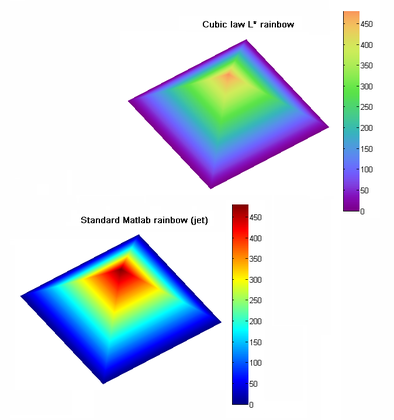
%> input picture MiscTools/pmkmp/examples1.png, 394 x 420 px, shrunk from 674 x 719 before the run
$ octave --eval "result = eigenSegmentation(imread('pmkmp/examples1.png'));"   (GNU Octave 9; MATLAB toolbox functions it lacks are replaced by stand-ins)
%> lines starting %> are read from the running program, lines starting %| are printed output that depends on the picture
### MiscTools/hessianMatrix.m
function [H,D]=hessianMatrix(A,h)
% function computes the hessian matrix of A at all points answer is output
% as a cell array. Also computes the divergence,D. input matrix A can be
% either 2 or 3D, h is the smoothing distance over which to take descrete
% differences. The outputs are in the form of cell arrays.

if nargin==1
    h=1;
end
if ndims(A)==3
[Ay,Ax,Az]=gradient(A,h);
[Axy,Axx,Axz]=gradient(Ax,h);
[Ayy,Ayx,Ayz]=gradient(Ay,h);
[Azy,Azx,Azz]=gradient(Az,h);

H{1,1}=Axx; H{1,2}=Ayx; H{1,3}=Azx;
H{2,1}=Axy; H{2,2}=Ayy; H{2,3}=Azy;
H{3,1}=Axz; H{3,2}=Ayz; H{3,3}=Azz;

D{1,1}=Ax; D{1,2}=Ay; D{1,3}=Az;

elseif ndims(A)==2
[Ay,Ax]=gradient(A,h);
[Axy,Axx]=gradient(Ax,h);
[Ayy,Ayx]=gradient(Ay,h);


H{1,1}=Axx; H{1,2}=Ayx;
H{2,1}=Axy; H{2,2}=Ayy;

D{1,1}=Ax; D{1,2}=Ay;
end

### MiscTools/hessianEig.m
function [ Heig ,HeigVec ] = hessianEig( H ,Hmask)

%UNTITLED Summary of this function goes here
%   Calculates eigenvalues of the hessian matrix H

if nargin==1
    Hmask=true(size(H{1,1}));
else
    Hmask=Hmask>0;
end
Hsize=size(H{1,1});
Hind=find(Hmask);
if numel(Hsize)==3
  %  [Hmaskx,Hmasky,Hmaskz]=ind2sub(Hsize,Hind);

    Hlin=cellfun(@(x) reshape(x,1,1,[]),H,'UniformOutput',false);
    Hlin=cell2mat(Hlin);
    Heig=zeros(Hsize(1),Hsize(2),Hsize(3),3);
        [V,D]=eig3D(Hlin(:,:,Hind));


%            Heig(:,:,:,1)=reshape(D(1,1,:),Hsize);
%            Heig(:,:,:,2)=reshape(D(1,2,:),Hsize);
%            Heig(:,:,:,3)=reshape(D(1,3,:),Hsize);
for i=1:3
    htemp=zeros(Hsize);
    htemp(Hmask)=D(1,i,:);
    Heig(:,:,:,i)=htemp;
    if nargout==2
    for j=1:3

           HeigVec{i,j}=reshape(V(i,j,:),Hsize);
    end
    end

end


elseif numel(Hsize)==2
        [Hmaskx,Hmasky]=ind2sub(Hsize,Hind);

    Hlin=cellfun(@(x) reshape(x,1,1,[]),H,'UniformOutput',false);
    Hlin=cell2mat(Hlin);
    Heig=zeros(Hsize(1),Hsize(2),2);


            [V,D]=eig2D(Hlin(:,:,Hind));


for i=1:2
    htemp=zeros(Hsize);
    htemp(Hmask)=D(1,i,:);
    Heig(:,:,i)=htemp;
    if nargout==2
    for j=1:2
           htemp2=zeros(Hsize);
           htemp2(Hind)=V(i,j,:);

           HeigVec{i,j}=htemp2;
    end
    end

end

end

if nargout==2


end


end

% [13 lines left out: function eig2D, not called in this run]

function [vec,v]=eig3D(A)
% shamelessly copied from wikipedia

% Given a real symmetric 3x3 matrix A, compute the eigenvalues

p1 = A(1,2,:).^2 + A(1,3,:).^2 + A(2,3,:).^2;

   q = (A(1,1,:)+A(2,2,:)+A(3,3,:))/3;
   p2 = (A(1,1,:) - q).^2 + (A(2,2,:) - q).^2 + (A(3,3,:) - q).^2 + 2 * p1;
   p = sqrt(p2 / 6);
   B = bsxfun(@times,(1 ./ p),  (A - bsxfun(@times,q,eye(3)))) ;
   r = B(1,1,:).*B(2,2,:).*B(3,3,:) + 2*B(1,2,:).*B(1,3,:).*B(2,3,:)...
       -B(1,1,:).*B(2,3,:).^2-B(2,2,:).*B(1,3,:).^2-B(3,3,:).*B(1,2,:).^2; %det of B
 r=r/2;
   % In exact arithmetic for a symmetric matrix  -1 <= r <= 1
   % but computation error can leave it slightly outside this range.
   if (r <= -1)
      phi = pi / 3;
   elseif (r >= 1)
      phi = 0;
   else
      phi = acos(r) / 3;
   end

   % the eigenvalues satisfy eig3 <= eig2 <= eig1
   eig1 = q + 2 * p .* cos(phi);
   eig3 = q + 2 * p .* cos(phi + (2*pi/3));
   eig2 = 3 * q - eig1 - eig3 ;    % since trace(A) = eig1 + eig2 + eig3

v=[eig1,eig2,eig3];
vec=zeros(size(A));
   for iEig=1:3
   % find eigenvectors using cramers rule to solve systems after setting z
   % component to 1, then normalize.
   D=(A(1,1,:)-eig1).*(A(2,2,:)-eig1)-A(1,2,:).^2;
   DX=(A(1,1,:)-eig1).*(-A(2,3,:))-(A(1,2,:).*(-A(1,3,:)));
   DY=(A(2,2,:)-eig1).*(-A(1,3,:))-(A(1,2,:).*(-A(2,3,:)));


   x1=DX./D;
   y1=DY./D;
   z1=ones(size(x1));

   L=sqrt(x1.^2+y1.^2+z1.^2);
   x1=x1./L;
   y1=y1./L;
   z1=z1./L;

   vec(:,iEig,:)=[x1;y1;z1];
   end


end

### MiscTools/eigenSegmentation.m
function Dim=eigenSegmentation(imageIn,hessFlag)

%based on Yi's segmentation algorithm, finds eigenvalues and eigen vectors
%of hessian matrix, then measures the local ordering of the eigen vectors
%as a way of producing image contrast.

if nargin==1
    hessFlag=1;
end


H=hessianMatrix(imageIn,4);
%> in hessianMatrix, `[Ay,Ax,Az]=gradient(A,h);`:
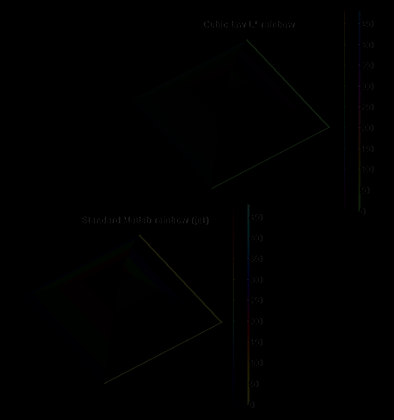
%> Ay: size 420x394x3 uint8; mean R, G, B 0.3, 0.4, 0.3
%> in hessianMatrix, `[Ay,Ax,Az]=gradient(A,h);`:
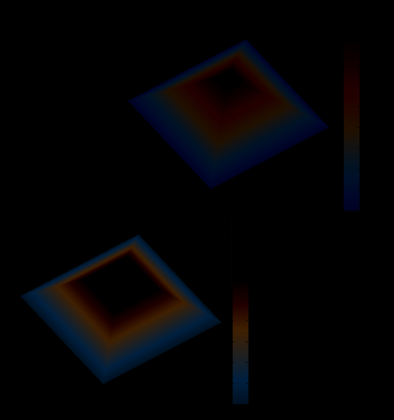
%> Az: size 420x394x3 uint8; mean R, G, B 3.7, 3.2, 4.6
[Heig,HV]=hessianEig(H);
Hmax=max(Heig,[],3);
%Hmax=Hmax./max(Hmax(:));

se=strel('disk',5);
se=se.getnhood;
%se=true(n);
maxF=ordfilt2(Hmax,sum(se(:)),se);
Hmax=Hmax./maxF;
Hmax=bwmorph(Hmax>.3,'thin',Inf);
% [8 lines of commented-out code are left out]
testData=[imageIn(:),reshape(Heig,[],ndims(imageIn))];
testData=zscore(testData);
testData(:,end)=3*testData(:,end);
[IDX,C,sumd,D] =kmeans(testData,2,'start','uniform','replicates',4);
D=bsxfun(@rdivide,D,sum(D,2));

DD=D(:,1)./(sum(D(:,1:2),2));

if mean(imageIn(DD>.9))<mean(imageIn(DD<.1))
     DD=1-DD;
end

IDX=DD>.5;
%sIDX=IDX>1.5;

if mean(imageIn(IDX>.9))<mean(imageIn(IDX<.1))
    IDX=~IDX;
end

Dim=reshape(IDX,size(imageIn));
if hessFlag
Dim=Dim & ~Hmax;
end

% [5 lines of commented-out code are left out]
%> in eigenSegmentation, `H=hessianMatrix(imageIn,4);`: H = 9 items
%> in hessianEig, `Hmask=true(size(H{1,1}));`: Hmask: size 420x394x3 logical; every value is 1
%> in hessianEig, `Hsize=size(H{1,1});`: Hsize = [420 394 3]
%> in hessianEig, `Hind=find(Hmask);`: Hind = 496440 values from 1 to 496440
%> in hessianEig, `Hlin=cellfun(@(x) reshape(x,1,1,[]),H,'UniformOutput',false);`: Hlin = 9 items
%> after the loop in hessianEig, `for i=1:3`:
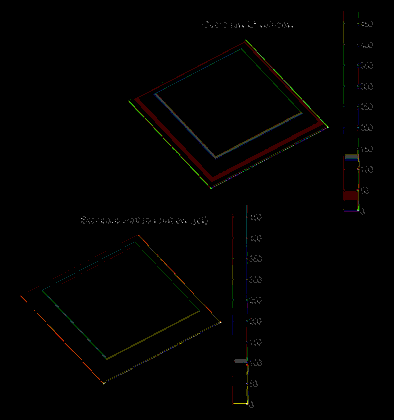
%> htemp: size 420x394x3 double; mean R, G, B 0.0274, 0.0204, 0.0121; drawn with min black and max white
%> (the run ends here)
